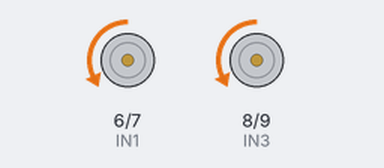
The sketch below on a simulated Arduino Uno, built with avr-gcc and run on an emulated ATmega328P. On the bench: motor-driver pin pairs drawn as motors (green arrow = first pin HIGH = forward, orange = second pin HIGH = backward, longer = more drive, scaled by the enable pin).

Above: at 0.1 s.
At 3.1 s:
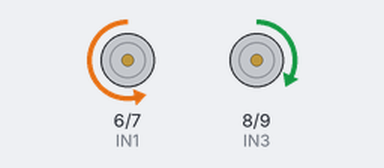
At 6.1 s:
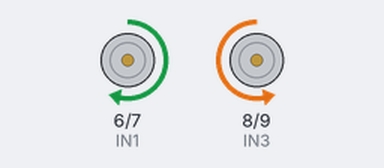
At 11.1 s:
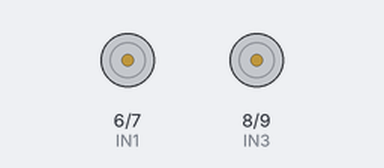
Timing chart, 0 to 12.6 s (numbered marks = the images above):
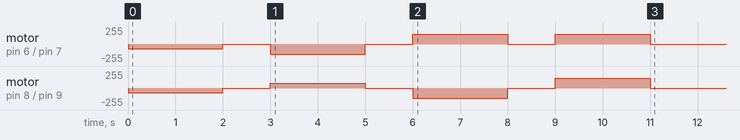

The sketch:

TSMOTOR.ino
```cpp
// ----------- Motor Driver Setup ----------
#define ENA 10   // PWM Left Motor
#define IN1 6
#define IN2 7
#define ENB 11   // PWM Right Motor
#define IN3 8
#define IN4 9

void setup() {
  pinMode(ENA, OUTPUT);
  pinMode(IN1, OUTPUT);
  pinMode(IN2, OUTPUT);
  pinMode(ENB, OUTPUT);
  pinMode(IN3, OUTPUT);
  pinMode(IN4, OUTPUT);

  driveMotors(70, 70);
  delay(2000);
  stopMotors();
  delay(1000);
  driveMotors(150, 20);
  delay(2000);
  stopMotors();
  delay(1000);
  driveMotors(20, 150);
  delay(2000);
  stopMotors();
  delay(1000);
  driveMotors(-150, -150);
  delay(2000);
  stopMotors();
  delay(1000);
}

void loop() {
  // put your main code here, to run repeatedly:

}

// ----------- Motor control ----------
void driveMotors(int left, int right) {
  if(left > 0){
    if(left <= 20){
      digitalWrite(IN1, HIGH);
      digitalWrite(IN2, LOW);
      analogWrite(ENA, 45);
    }else{
      digitalWrite(IN1, LOW);
      digitalWrite(IN2, HIGH);
      analogWrite(ENA, left);
    }
  }else{
    digitalWrite(IN1, HIGH);
    digitalWrite(IN2, LOW);
    analogWrite(ENA, -left);
  }
  if (right > 0){
    if(right <= 20){
      digitalWrite(IN3, HIGH);
      digitalWrite(IN4, LOW);
      analogWrite(ENB, 45);
    }else{
      digitalWrite(IN3, LOW);
      digitalWrite(IN4, HIGH);
      analogWrite(ENB, right);
    }
  }else{
    digitalWrite(IN3, HIGH);
    digitalWrite(IN4, LOW);
    analogWrite(ENB, 45);
  }

//  if(left <= 20 && left >= 0){
//    digitalWrite(IN1, HIGH);
//    digitalWrite(IN2, LOW);
//    analogWrite(ENA, 45);
//  }else if( left < 0){
//    digitalWrite(IN1, HIGH);
//    digitalWrite(IN2, LOW);
//    analogWrite(ENA, left);
//  }else{
//    digitalWrite(IN1, LOW);
//    digitalWrite(IN2, HIGH);
//    analogWrite(ENA, left);
//  }
//
//  if(right <= 20 && right >= 0){
//    digitalWrite(IN3, HIGH);
//    digitalWrite(IN4, LOW);
//    analogWrite(ENB, 45);
//  }else if(right < 0){
//    digitalWrite(IN3, HIGH);
//    digitalWrite(IN4, LOW);
//    analogWrite(ENB, right);
//  }else{
//    digitalWrite(IN3, LOW);
//    digitalWrite(IN4, HIGH);
//    analogWrite(ENB, right);
//  }
}


void stopMotors() {
  analogWrite(ENA, 0);
  analogWrite(ENB, 0);
  digitalWrite(IN1, LOW);
  digitalWrite(IN2, LOW);
  digitalWrite(IN3, LOW);
  digitalWrite(IN4, LOW);
}
```
